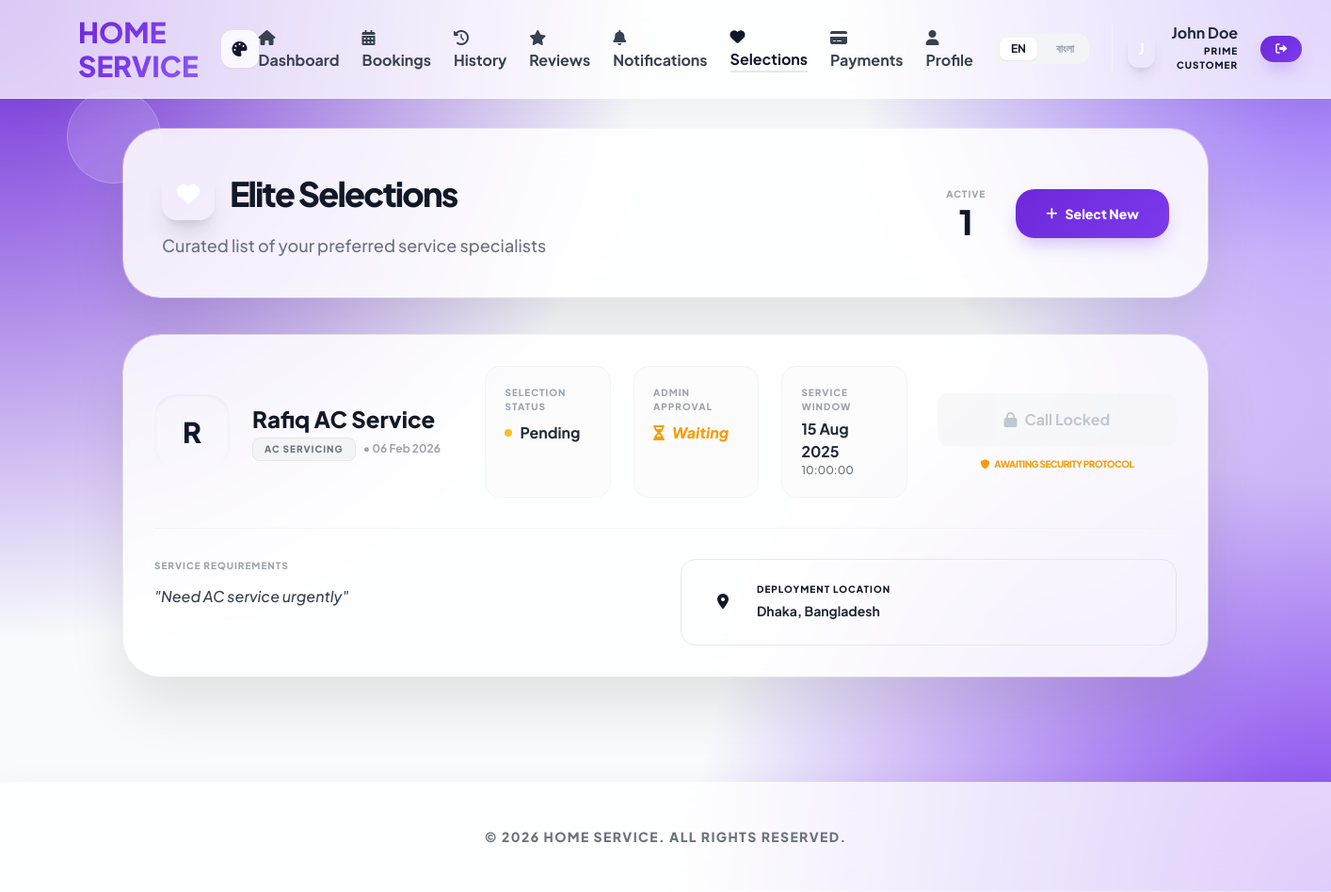
/customer/my_selections.php (signed in), run on the app's committed database.
### tables this page shows
CREATE TABLE users (
    id INT PRIMARY KEY AUTO_INCREMENT,
    name VARCHAR(100) NOT NULL,
    email VARCHAR(100) UNIQUE,
    phone VARCHAR(20) NOT NULL UNIQUE,
    password VARCHAR(255) NOT NULL,
    language ENUM('en', 'bn') DEFAULT 'en',
    location VARCHAR(100),
    created_at TIMESTAMP DEFAULT CURRENT_TIMESTAMP,
    updated_at TIMESTAMP DEFAULT CURRENT_TIMESTAMP ON UPDATE CURRENT_TIMESTAMP
);

CREATE TABLE customer_provider_selections (
    id INT PRIMARY KEY AUTO_INCREMENT,
    customer_id INT NOT NULL,
    provider_id INT NOT NULL,
    category_id INT NOT NULL,
    service_type VARCHAR(255),
    preferred_date DATE NOT NULL,
    preferred_time TIME NOT NULL,
    customer_address TEXT,
    customer_notes TEXT,
    budget_min DECIMAL(10,2),
    budget_max DECIMAL(10,2),
    status ENUM('pending', 'contacted', 'accepted', 'rejected', 'expired') DEFAULT 'pending',
    customer_contacted_at TIMESTAMP NULL,
    provider_responded_at TIMESTAMP NULL,
    created_at TIMESTAMP DEFAULT CURRENT_TIMESTAMP,
    updated_at TIMESTAMP DEFAULT CURRENT_TIMESTAMP ON UPDATE CURRENT_TIMESTAMP,
    
    FOREIGN KEY (customer_id) REFERENCES users(id) ON DELETE CASCADE,
    FOREIGN KEY (provider_id) REFERENCES service_providers(id) ON DELETE CASCADE,
    FOREIGN KEY (category_id) REFERENCES service_categories(id) ON DELETE CASCADE,
    
    INDEX idx_customer_status (customer_id, status),
    INDEX idx_provider_status (provider_id, status),
    INDEX idx_category_status (category_id, status),
    INDEX idx_status_created (status, created_at)
);

CREATE TABLE service_providers (
    id INT PRIMARY KEY AUTO_INCREMENT,
    user_id INT,
    name VARCHAR(100) NOT NULL,
    phone VARCHAR(20) NOT NULL UNIQUE,
    email VARCHAR(100),
    password VARCHAR(255) NOT NULL,
    category_id INT,
    description TEXT,
    service_areas TEXT,
    price_min DECIMAL(10,2),
    price_max DECIMAL(10,2),
    hourly_rate DECIMAL(10,2),
    availability_hours TEXT,
    verification_status ENUM('pending', 'verified', 'rejected') DEFAULT 'pending',
    verification_badge BOOLEAN DEFAULT FALSE,
    nid_document VARCHAR(255),
    license_document VARCHAR(255),
    certificate_document VARCHAR(255),
    profile_picture VARCHAR(255),
    is_active BOOLEAN DEFAULT TRUE,
    created_at TIMESTAMP DEFAULT CURRENT_TIMESTAMP,
    updated_at TIMESTAMP DEFAULT CURRENT_TIMESTAMP ON UPDATE CURRENT_TIMESTAMP,
    FOREIGN KEY (category_id) REFERENCES service_categories(id),
    FOREIGN KEY (user_id) REFERENCES users(id)
);

CREATE TABLE service_categories (
    id INT PRIMARY KEY AUTO_INCREMENT,
    name VARCHAR(100) NOT NULL,
    name_bn VARCHAR(100),
    icon VARCHAR(50),
    description TEXT,
    is_active BOOLEAN DEFAULT TRUE,
    created_at TIMESTAMP DEFAULT CURRENT_TIMESTAMP
);

### customer/my_selections.php (the view, shortened to what the rows shown need)
<?php
require_once '../includes/functions.php';
$currentLang = getLanguage();
$user = getCurrentUser();
$selections = fetchAll("
    SELECT cps.*, sp.name as provider_name, sp.phone as provider_phone, sp.email as provider_email,
           sc.name as category_name, sc.name_bn as category_name_bn
    FROM customer_provider_selections cps
    JOIN service_providers sp ON cps.provider_id = sp.id
    JOIN service_categories sc ON cps.category_id = sc.id
    WHERE cps.customer_id = ? AND cps.status IN ('pending', 'contacted')
    ORDER BY cps.created_at DESC
", [$user['id']]);
?>
<!DOCTYPE html>
<html lang="<?php echo $currentLang; ?>">
<head>
    <link rel="stylesheet" href="../assets/ui.css">
    <script src="https://cdn.tailwindcss.com"></script>
    <link href="https://cdnjs.cloudflare.com/ajax/libs/font-awesome/6.0.0/css/all.min.css" rel="stylesheet">
</head>
<body class="premium-bg min-h-screen">
    <header class="glass-nav sticky top-0 z-50">
        <nav class="container mx-auto px-4 py-4">
            <div class="flex justify-between items-center">
                <div class="hidden md:flex items-center space-x-6">
                    <div class="flex items-center space-x-3 ml-2 pl-4 border-l border-gray-100">
                        <div class="w-10 h-10 rounded-xl bg-gradient-to-br from-primary to-secondary flex items-center justify-center text-white font-bold shadow-lg shadow-primary/20">
                            <?php echo strtoupper(substr($user['name'], 0, 1)); ?>
                        </div>
                        <div class="text-right hidden lg:block">
                            <div class="font-bold text-gray-800 leading-none"><?php echo htmlspecialchars($user['name']); ?></div>
                            <div class="text-[10px] font-black uppercase text-primary tracking-widest mt-1">Prime Customer</div>
                        </div>
                    </div>
                </div>
            </div>
        </nav>
    </header>
    <div class="container mx-auto px-4 py-8 relative z-10">
        <div class="max-w-6xl mx-auto">
            <div class="glass-card p-10 mb-10 overflow-hidden">
                <div class="flex flex-col md:flex-row justify-between items-center gap-8 relative z-10">
                    <div>
                        <div class="flex items-center space-x-4 mb-3">
                            <h1 class="text-4xl font-black text-gray-900 tracking-tighter">
                                <?php echo $currentLang === 'en' ? 'Elite Selections' : 'আমার নির্বাচন'; ?>
                            </h1>
                        </div>
                    </div>
                </div>
            </div>
            <?php if (empty($selections)): ?>
                <div class="glass-card p-20 text-center">
                    <div class="w-32 h-32 bg-gray-50 rounded-full flex items-center justify-center mx-auto mb-8 text-gray-200">
                        <i class="fas fa-heart-broken text-5xl"></i>
                    </div>
                    <h3 class="text-2xl font-black text-gray-900 mb-3">
                        <?php echo $currentLang === 'en' ? 'No One Here Yet' : 'এখনও কোনো নির্বাচন নেই'; ?>
                    </h3>
                    <p class="text-gray-500 font-medium max-w-md mx-auto leading-relaxed mb-10">
                        <?php echo $currentLang === 'en' ? 'Browse our verified service professional catalog and select the talent you want to work with.' : 'আপনি এখনও কোনো প্রদানকারী নির্বাচন করেননি। পরিষেবা অনুসন্ধান করে শুরু করুন।'; ?>
                    </p>
                    <a href="../search.php" class="btn-primary py-4 px-10 inline-flex items-center gap-3">
                        <i class="fas fa-search"></i>
                        <span><?php echo $currentLang === 'en' ? 'Explore Professionals' : 'প্রদানকারী খুঁজুন'; ?></span>
                    </a>
                </div>
            <?php else: ?>
                <div class="grid grid-cols-1 gap-8">
                    <?php foreach ($selections as $selection): ?>
                        <div class="glass-card p-8 group hover:scale-[1.01] transition-all">
                            <div class="flex flex-col lg:flex-row justify-between gap-8">
                                <div class="flex items-center gap-6 lg:w-1/3">
                                    <div class="w-20 h-20 bg-primary/10 rounded-3xl flex items-center justify-center text-primary text-3xl font-black shadow-inner">
                                        <?php echo strtoupper(substr($selection['provider_name'], 0, 1)); ?>
                                    </div>
                                    <div>
                                        <h3 class="text-2xl font-black text-gray-900 mb-1"><?php echo htmlspecialchars($selection['provider_name']); ?></h3>
                                        <div class="flex items-center gap-2">
                                            <span class="px-3 py-1 rounded-lg bg-gray-100 text-[10px] font-black text-gray-500 uppercase tracking-widest border border-gray-200">
                                                <?php echo $currentLang === 'en' ? $selection['category_name'] : $selection['category_name_bn']; ?>
                                            </span>
                                            <span class="text-xs font-bold text-gray-400">• <?php echo formatDate($selection['created_at']); ?></span>
                                        </div>
                                    </div>
                                </div>
                                <div class="flex-grow grid grid-cols-2 md:grid-cols-3 gap-6">
                                    <div class="bg-gray-50/50 p-5 rounded-2xl border border-gray-100">
                                        <div class="text-[10px] font-black text-gray-400 uppercase tracking-widest mb-2"><?php echo $currentLang === 'en' ? 'Selection Status' : 'অবস্থা'; ?></div>
                                        <div class="flex items-center gap-2">
                                            <div class="w-2 h-2 rounded-full <?php echo $selection['status'] === 'pending' ? 'bg-amber-400' : 'bg-emerald-400'; ?> anim-pulse"></div>
                                            <span class="font-bold text-gray-800"><?php echo t($selection['status']); ?></span>
                                        </div>
                                    </div>
                                    <div class="bg-gray-50/50 p-5 rounded-2xl border border-gray-100">
                                        <div class="text-[10px] font-black text-gray-400 uppercase tracking-widest mb-2"><?php echo $currentLang === 'en' ? 'Admin Approval' : 'অনুমোদন'; ?></div>
                                        <?php if (isset($selection['admin_approved']) && $selection['admin_approved']): ?>
                                            <div class="flex items-center gap-2 text-emerald-600 font-black">
                                                <i class="fas fa-check-circle"></i>
                                                <span><?php echo $currentLang === 'en' ? 'Approved' : 'অনুমোদিত'; ?></span>
                                            </div>
                                        <?php else: ?>
                                            <div class="flex items-center gap-2 text-amber-500 font-black italic">
                                                <i class="fas fa-hourglass-half"></i>
                                                <span><?php echo $currentLang === 'en' ? 'Waiting' : 'অপেক্ষমান'; ?></span>
                                            </div>
                                        <?php endif; ?>
                                    </div>
                                    <div class="col-span-2 md:col-span-1 bg-gray-50/50 p-5 rounded-2xl border border-gray-100">
                                        <div class="text-[10px] font-black text-gray-400 uppercase tracking-widest mb-1"><?php echo $currentLang === 'en' ? 'Service Window' : 'সময়'; ?></div>
                                        <div class="font-bold text-gray-800"><?php echo formatDate($selection['preferred_date']); ?></div>
                                        <div class="text-xs font-medium text-gray-500"><?php echo $selection['preferred_time']; ?></div>
                                    </div>
                                </div>
                                <div class="lg:w-72 flex flex-col justify-center gap-3">
                                    <?php $isApproved = isset($selection['admin_approved']) && $selection['admin_approved']; ?>
                                    <?php if ($isApproved): ?>
                                        <a href="tel:<?php echo $selection['provider_phone']; ?>" class="w-full btn-primary py-4 flex items-center justify-center gap-2">
                                            <i class="fas fa-phone-alt"></i>
                                            <span><?php echo $currentLang === 'en' ? 'Direct Call' : 'কল করুন'; ?></span>
                                        </a>
                                        <a href="https://wa.me/<?php echo $selection['provider_phone']; ?>" target="_blank" class="w-full bg-emerald-500 hover:bg-emerald-600 text-white font-bold py-4 rounded-xl flex items-center justify-center gap-2 shadow-lg shadow-emerald-500/20 transition-all">
                                            <i class="fab fa-whatsapp text-lg"></i>
                                            <span>WhatsApp</span>
                                        </a>
                                    <?php else: ?>
                                        <button class="w-full bg-gray-100 text-gray-400 font-bold py-4 rounded-xl flex items-center justify-center gap-2 cursor-not-allowed opacity-60">
                                            <i class="fas fa-lock"></i>
                                            <span><?php echo $currentLang === 'en' ? 'Call Locked' : 'কল লকড'; ?></span>
                                        </button>
                                        <div class="text-[10px] font-black text-amber-500 text-center uppercase tracking-tighter">
                                            <i class="fas fa-shield-alt mr-1"></i>
                                            <?php echo $currentLang === 'en' ? 'Awaiting Security Protocol' : 'অ্যাডমিন অনুমোদনের প্রয়োজন'; ?>
                                        </div>
                                    <?php endif; ?>
                                </div>
                            </div>
                            <div class="mt-8 pt-8 border-t border-gray-100 grid grid-cols-1 md:grid-cols-2 gap-8">
                                <div>
                                    <div class="text-[10px] font-black text-gray-400 uppercase tracking-widest mb-3"><?php echo $currentLang === 'en' ? 'Service Requirements' : 'সেবার বিবরণ'; ?></div>
                                    <p class="text-gray-700 font-medium leading-relaxed italic">
                                        "<?php echo htmlspecialchars($selection['customer_notes'] ?: 'No additional notes provided.'); ?>"
                                    </p>
                                </div>
                                <div class="bg-primary/5 p-6 rounded-2xl border border-primary/10">
                                    <div class="flex items-start gap-4">
                                        <div class="w-10 h-10 bg-primary/10 rounded-xl flex items-center justify-center text-primary">
                                            <i class="fas fa-map-marker-alt"></i>
                                        </div>
                                        <div>
                                            <div class="text-[10px] font-black text-primary/60 uppercase tracking-widest mb-1"><?php echo $currentLang === 'en' ? 'Deployment Location' : 'সেবার অবস্থান'; ?></div>
                                            <div class="text-sm font-bold text-gray-800 leading-relaxed"><?php echo htmlspecialchars($selection['customer_address'] ?: 'N/A'); ?></div>
                                        </div>
                                    </div>
                                </div>
                            </div>
                        </div>
                    <?php endforeach; ?>
                </div>
            <?php endif; ?>
        </div>
    </div>
</body>
</html>

### data on the page
users: name "J", name "John Doe"
customer_provider_selections: provider.name "R", provider.name "Rafiq AC Service", category.name "AC SERVICING", created_at "06 Feb 2026", status "Pending", preferred_date "15 Aug 2025", preferred_time "10:00:00", customer_notes "Need AC service urgently", customer_address "Dhaka, Bangladesh"

### other printed values
count($selections) "1"
